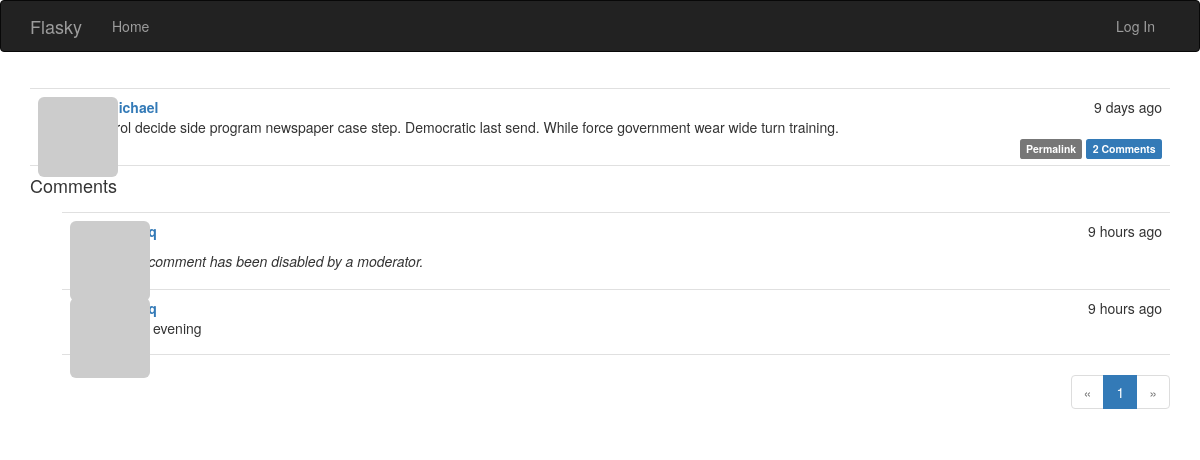
The app's page /post/37 with its own data.
### app/models.py (models this page shows, shortened)
class Post(db.Model):
    __tablename__ = 'posts'
    id = db.Column(db.Integer, primary_key=True)
    body = db.Column(db.Text)
    body_html = db.Column(db.Text)
    timestamp = db.Column(db.DateTime, index=True, default=datetime.utcnow)
    author_id = db.Column(db.Integer, db.ForeignKey('users.id'))
    comments = db.relationship('Comment', backref='post', lazy='dynamic')

class User(UserMixin, db.Model):
    __tablename__ = 'users'
    id = db.Column(db.Integer, primary_key=True)
    email = db.Column(db.String(64), unique=True, index=True)
    username = db.Column(db.String(64), unique=True, index=True)
    role_id = db.Column(db.Integer, db.ForeignKey('roles.id'))
    posts = db.relationship('Post', backref='author', lazy='dynamic')
    comments = db.relationship('Comment', backref='author', lazy='dynamic')
    password_hash = db.Column(db.String(128))
    confirmed = db.Column(db.Boolean, default=False)
    name = db.Column(db.String(64))
    location = db.Column(db.String(64))
    about_me = db.Column(db.Text())
    member_since = db.Column(db.DateTime(), default=datetime.utcnow)
    last_seen = db.Column(db.DateTime(), default=datetime.utcnow)
    avatar_hash = db.Column(db.String(32))
    followed = db.relationship('Follow', foreign_keys=[Follow.follower_id],
                                backref=db.backref('follower', lazy='joined'), lazy='dynamic',
                                cascade='all, delete-orphan')
    followers = db.relationship('Follow', foreign_keys=[Follow.followed_id],
                                backref=db.backref('followed', lazy='joined'), lazy='dynamic',
                                cascade='all, delete-orphan')
    @property
    def password(self):
        raise AttributeError('password is not a readable attribute')
    def gravatar(self, size=100, default='identicon', rating='g'):
        if request.is_secure:
            url = 'https://secure.gravatar.com/avatar'
        else:
            url = 'http://www.gravatar.com/avatar'
        hash = hashlib.md5(self.email.lower().encode('utf-8')).hexdigest()
        return '{url}/{hash}?s={size}&d={default}&r={rating}'.format(
                        url=url, hash=hash, size=size, default=default, rating=rating)

class Comment(db.Model):
    __tablename__ = 'comments'
    id = db.Column(db.Integer, primary_key=True)
    body = db.Column(db.Text)
    body_html = db.Column(db.Text)
    timestamp = db.Column(db.DateTime, index=True, default=datetime.utcnow)
    disabled = db.Column(db.Boolean)
    author_id = db.Column(db.Integer, db.ForeignKey('users.id'))
    post_id = db.Column(db.Integer, db.ForeignKey('posts.id'))

### app/main/views.py (the view, shortened to what this page needs)
@main.route('/post/<int:id>', methods=['GET', 'POST'])
def post(id):
    post = Post.query.get_or_404(id)
    form = CommentForm()
    page = request.args.get('page', 1, type=int)
    per_page= int(current_app.config['FLASK_POST_PER_PAGE'])
    if page == -1:
        page = (post.comments.count() - 1) // \
        current_app.config['FLASKY_COMMENTS_PER_PAGE'] + 1
    pagination = post.comments.order_by(Comment.timestamp.asc())\
            .paginate(page=page, per_page=per_page, error_out=False)
    comments = pagination.items
    return render_template('post.html', posts=[post], form=form,
                        comments=comments, pagination=pagination)

### app/auth/views.py (called while the page is built)
@auth.before_app_request
def before_request():
    if current_user.is_authenticated:
        current_user.ping()
        if not current_user.confirmed \
                and request.endpoint \
                and request.blueprint != 'auth' \
                and request.endpoint != 'static':
            return redirect(url_for('auth.unconfirmed'))

### app/main/__init__.py (called while the page is built)
@main.app_context_processor
def inject_permission():
    return dict(Permission=Permission)

### app/models.py (called while the page is built)
    def can(self, permissions):
        return False

    def is_administrator(self):
        return False

### app/templates/post.html (shortened to what this page needs)
{% extends "base.html" %}
{% import "bootstrap/wtf.html" as wtf %}
{% import "_macros.html" as macros %}
{% block page_content %}
{% include '_posts.html' %}
<h4 id="comments">Comments</h4>
{% include '_comments.html' %}
{% if pagination %}
<div class="pagination">
    {{ macros.pagination_widget(pagination, '.post', fragment='#comments', id=posts[0].id) }}
</div>
{% endif %}
{% endblock %}

### app/templates/_posts.html (shortened to what this page needs)
<ul class="posts">
    {% for post in posts %}
    <li class="post">
        <div class="post-thumbnail">
            <a href="{{ url_for('.user', username=post.author.username) }}">
                <img class="img-rounded profile-thumbnail"
                src="{{ post.author.gravatar(size=40) }}">
            </a>
        </div>
        <div class="post-content">
            <div class="post-date">{{ moment(post.timestamp).fromNow() }}</div>
            <div class="post-author">
                <a href="{{ url_for('.user', username=post.author.username) }}">
                {{ post.author.username }}
                </a>
            </div>
            <div class="post-body">
                {% if post.body_html %}
                    {{ post.body_html | safe }}
                {% else %}
                    {{ post.body }}
                {% endif %}
            </div>
            <div class="post-footer">
                <a href="{{ url_for('.post', id=post.id) }}">
                    <span class="label label-default">Permalink</span>
                </a>
                <a href="{{ url_for('.post', id=post.id) }}#comments">
                    <span class="label label-primary">{{ post.comments.count() }} Comments</span>
                </a>
            </div>
        </div>
    </li>
    {% endfor %}
</ul>

### app/templates/_comments.html (shortened to what this page needs)
<ul class="comments">
    {% for comment in comments %}
    <li class="comment">
        <div class="comment-thumbnail">
            <a href="{{ url_for('.user', username=comment.author.username) }}">
                <img class="img-rounded profile-thumbnail" src="{{ comment.author.gravatar(size=40) }}">
            </a>
        </div>
        <div class="comment-content">
            <div class="comment-date">{{ moment(comment.timestamp).fromNow() }}</div>
            <div class="comment-author"><a href="{{ url_for('.user', username=comment.author.username) }}">{{ comment.author.username }}</a></div>
            <div class="comment-body">
                {% if comment.disabled %}
                <p></p><i>This comment has been disabled by a moderator.</i></p>
                {% endif %}
                {% if moderate or not comment.disabled %}
                    {% if comment.body_html %}
                        {{ comment.body_html | safe }}
                    {% else %}
                        {{ comment.body }}
                    {% endif %}
                {% endif %}
            </div>
        </div>
    </li>
    {% endfor %}
</ul>

### app/static/styles.css (style rules this page uses)
.profile-thumbnail { position: absolute; }
ul.posts { list-style-type: none; padding: 0px; margin: 16px 0px 0px 0px; border-top: 1px solid #e0e0e0; }
ul.posts li.post { padding: 8px; border-bottom: 1px solid #e0e0e0; }
div.post-date { float: right; }
div.post-author { font-weight: bold; }
div.post-thumbnail { position: absolute; }
div.post-content { margin-left: 48px; min-height: 48px; }
div.post-footer { text-align: right; }
ul.comments { list-style-type: none; padding: 0px; margin: 16px 0px 0px 0px; }
ul.comments li.comment { margin-left: 32px; padding: 8px; border-bottom: 1px solid #e0e0e0; }
ul.comments li.comment:nth-child(1) { border-top: 1px solid #e0e0e0; }
div.comment-date { float: right; }
div.comment-author { font-weight: bold; }
div.comment-thumbnail { position: absolute; }
div.comment-content { margin-left: 48px; min-height: 48px; }
div.pagination { width: 100%; text-align: right; padding: 0px; margin: 0px; }

### records on screen
Post: timestamp "9 days ago", author.username "hillmichael", body "Control decide side program newspaper case step. Democratic last send. While force government wear wide turn training.", comments.count "2"
Comment: timestamp "9 hours ago", shows "This comment has been disabled by a moderator."
Comment: timestamp "9 hours ago", body_html "good evening"

### other values on screen
{{ p }} "1"
